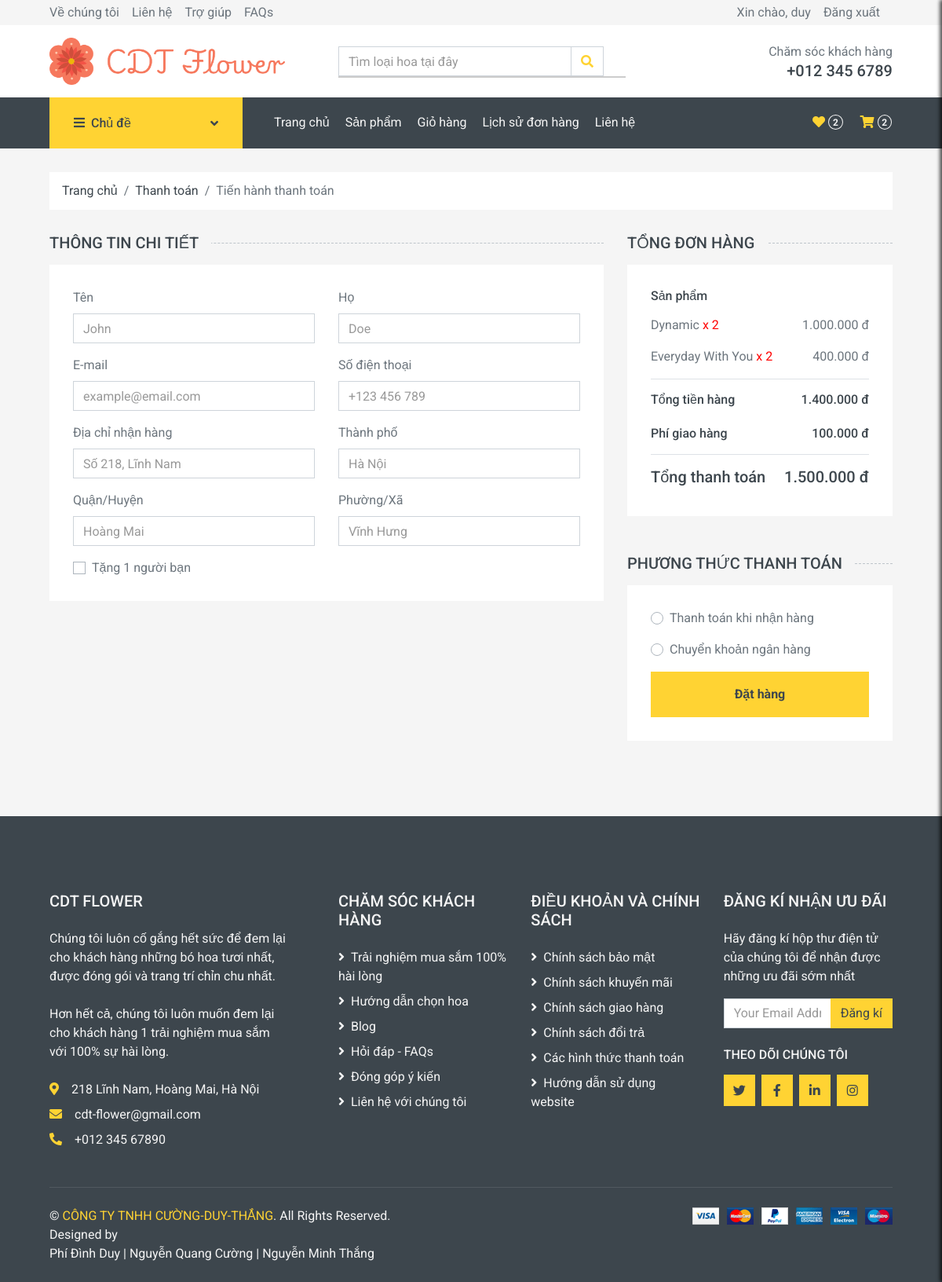
/checkout.php (signed in), run on an earlier commit of the app's database.
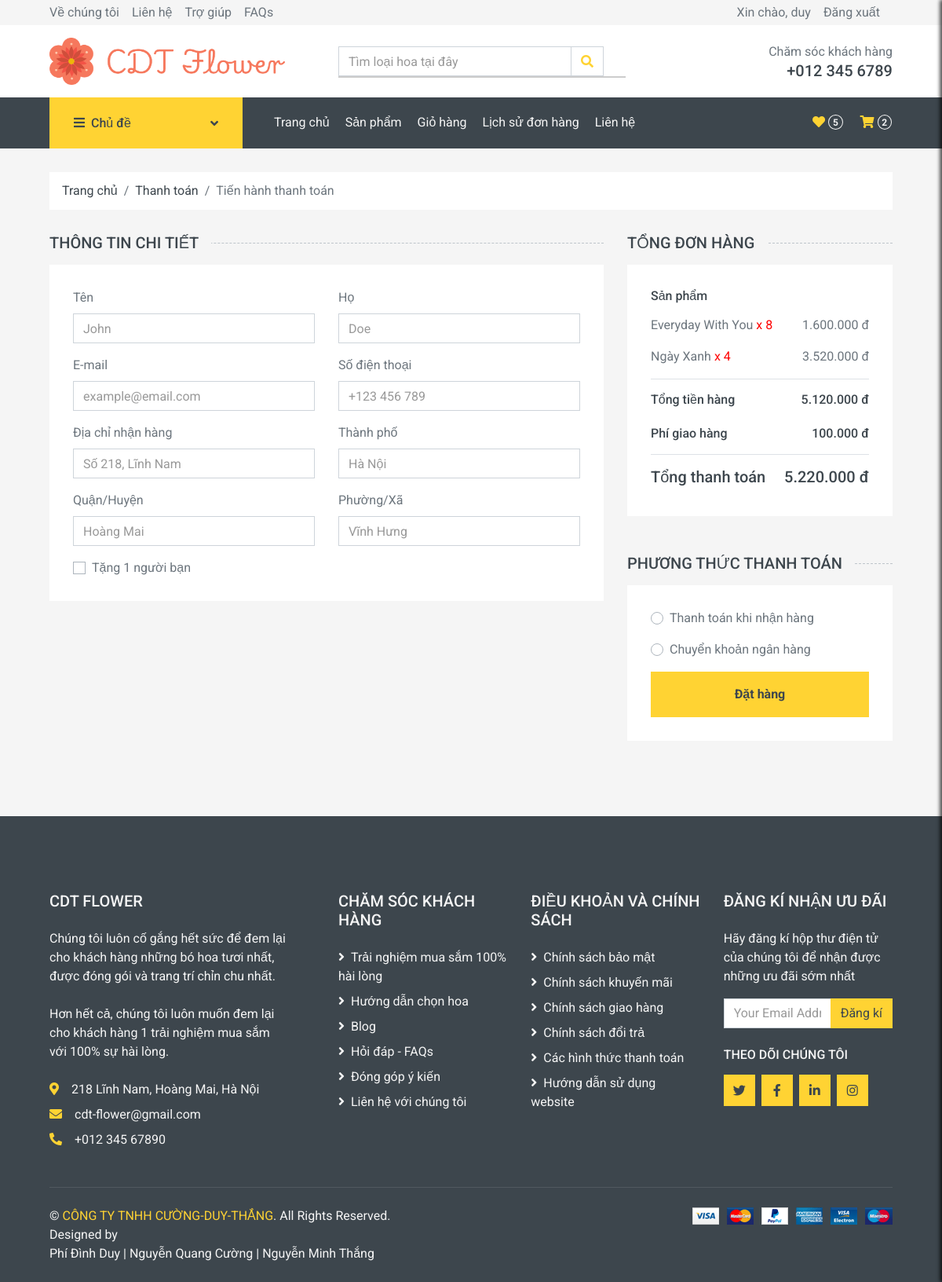
And on a later commit of the database.
### tables this page shows
CREATE TABLE `chitietdonhang` (
  `MaChiTietDonHang` int(11) NOT NULL,
  `MaDonHang` int(11) NOT NULL,
  `MaSanPham` int(11) NOT NULL,
  `SoLuong` int(11) NOT NULL,
  `Gia` decimal(10,0) NOT NULL
);

CREATE TABLE `sanpham` (
  `MaSanPham` int(11) NOT NULL,
  `TenSanPham` varchar(200) NOT NULL,
  `MaDanhMuc` int(11) NOT NULL,
  `Mau` varchar(50) NOT NULL,
  `MoTa` text NOT NULL,
  `Gia` decimal(10,0) NOT NULL,
  `HinhAnh` varchar(200) NOT NULL,
  `TonKho` int(11) NOT NULL,
  `GiamGia` int(11) NOT NULL
);

### checkout.php (the view, shortened to what the changed rows need)
<?php include 'header.php'; ?>
    <div class="container-fluid">
        <form method="post" action="" class="row px-xl-5">
            <div class="col-lg-4">
                <?php
                require_once("database/db_connect.php");
                $ma_khach_hang = $_SESSION['makhachhang'];
                $sql = "
                SELECT
                    sp.TenSanPham,
                    ctdh.SoLuong,
                    ctdh.Gia,
                    (ctdh.SoLuong * ctdh.Gia) AS ThanhTien
                FROM chitietdonhang AS ctdh
                JOIN sanpham AS sp ON ctdh.MaSanPham = sp.MaSanPham
                JOIN donhang AS d ON ctdh.MaDonHang = d.MaDonHang
                WHERE
                    d.MaKhachHang = ?
                    AND d.TrangThai = 0;
                ";
                $stmt = $conn->prepare($sql);
                $stmt->bind_param("i", $ma_khach_hang);
                $stmt->execute();
                $result = $stmt->get_result();
                $tong_tien_hang = 0;
                $phi_giao_hang = 100000;
                ?>
                <div class="bg-light p-30 mb-5">
                    <div class="border-bottom">
                        <?php while ($row = $result->fetch_assoc()) : ?>
                            <div class="d-flex justify-content-between">
                                <p>
                                    <?php echo $row['TenSanPham']; ?>
                                    <span style="color: red;">x <?php echo $row['SoLuong']; ?></span>
                                </p>
                                <p><?php echo number_format($row['ThanhTien'], 0, ',', '.') . ' đ'; ?></p>
                            </div>
                            <?php $tong_tien_hang += $row['ThanhTien']; ?>
                        <?php endwhile; ?>
                    </div>
                    <div class="border-bottom pt-3 pb-2">
                        <div class="d-flex justify-content-between mb-3">
                            <h6>Tổng tiền hàng</h6>
                            <h6><?php echo number_format($tong_tien_hang, 0, ',', '.') . ' đ'; ?></h6>
                        </div>
                    </div>
                    <div class="pt-2">
                        <div class="d-flex justify-content-between mt-2">
                            <h5>Tổng thanh toán</h5>
                            <h5><?php echo number_format($tong_tien_hang + $phi_giao_hang, 0, ',', '.') . ' đ'; ?></h5>
                        </div>
                    </div>
                </div>
            </div>
        </form>
    </div>
</body>
</html>

### header.php (shortened to what the changed rows need)
<!DOCTYPE html>
<html lang="en">
<head>
    <link href="https://cdnjs.cloudflare.com/ajax/libs/font-awesome/5.10.0/css/all.min.css" rel="stylesheet">
    <link href="lib/animate/animate.min.css" rel="stylesheet">
    <link href="lib/owlcarousel/assets/owl.carousel.min.css" rel="stylesheet">
    <link href="css/style.css" rel="stylesheet">
    <link href="css/preloader.css" rel="stylesheet">
    <link rel="stylesheet" type="text/css" href="css/thongbao_toast.css">
</head>
<body>
    <?php require_once("database/db_connect.php");
        if (isset($_SESSION['makhachhang'])) {
            $Ma_KH = $_SESSION['makhachhang'];
        } else {
            $Ma_KH = "100";
        }
            $sql = "
                SELECT
                    sp.TenSanPham,
                    sp.Gia
                FROM
                    yeuthich AS yt
                JOIN
                    sanpham AS sp ON yt.MaSanPham = sp.MaSanPham
                WHERE
                    yt.MaKhachHang = ?
                ";
                $stmt = $conn->prepare($sql);
                $stmt->bind_param("i", $Ma_KH);
                $stmt->execute();
                $result = $stmt->get_result();
                $tong_so_luong = 0;
                if ($result->num_rows > 0) {
                    while ($row = $result->fetch_assoc()) {
                        $tong_so_luong++;
                    }
                }
        ?>
        <div class="container-fluid bg-dark mb-30">
            <div class="row px-xl-5">
                <div class="col-lg-9">
                    <nav class="navbar navbar-expand-lg bg-dark navbar-dark py-3 py-lg-0 px-0">
                        <div class="collapse navbar-collapse justify-content-between" id="navbarCollapse">
                            <div class="navbar-nav ml-auto py-0 d-none d-lg-block">
                                <a id="open-side-menu-2" href="#" class="btn px-0">
                                    <i class="fas fa-heart text-primary"></i>
                                    <span class="badge text-secondary border border-secondary rounded-circle" style="padding-bottom: 2px;"><?php echo $tong_so_luong; ?></span>
                                </a>
                            </div>
                        </div>
                    </nav>
                </div>
            </div>
        </div>

What changed in the data, as far as the page shows it:
removed chitietdonhang: MaSanPham.TenSanPham "Dynamic", SoLuong "2", ThanhTien "1.000.000"
changed chitietdonhang "Everyday With You": SoLuong "2" → "8"; ThanhTien "400.000" → "1.600.000"
added chitietdonhang: MaSanPham.TenSanPham "Ngày Xanh", SoLuong "4", ThanhTien "3.520.000"
Also different on the page:
$tong_so_luong: "2" → "5"
$tong_tien_hang: "1.400.000" → "5.120.000"
$tong_tien_hang + $phi_giao_hang: "1.500.000" → "5.220.000"
